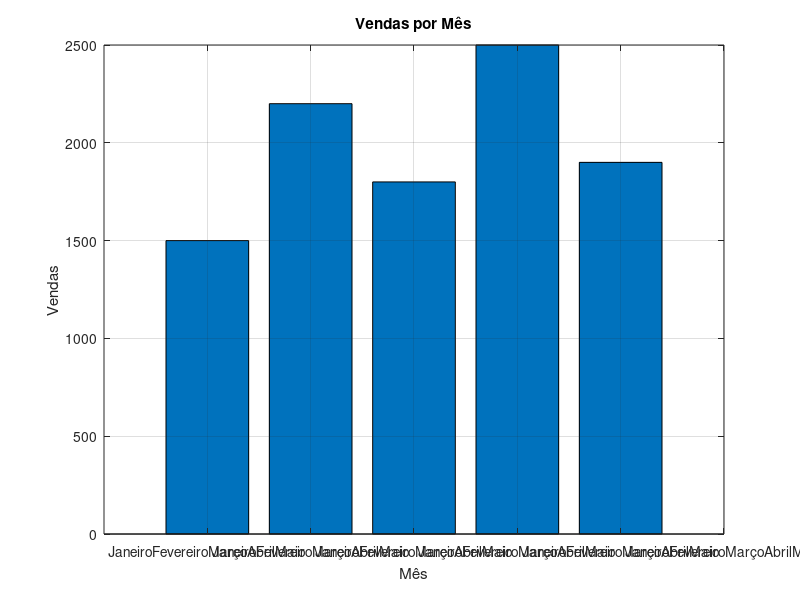

Write MATLAB code to recreate this figure.
% Dados fictícios
meses = ["Janeiro", "Fevereiro", "Março", "Abril", "Maio"];
vendas = [1500, 2200, 1800, 2500, 1900];

% Criar gráfico de barras
bar(vendas)

% Configurar rótulos do eixo x
set(gca, 'XTick', 1:length(meses), 'XTickLabel', meses)

% Definir título e rótulos dos eixos
title("Vendas por Mês")
xlabel("Mês")
ylabel("Vendas")

% Mostrar grade no gráfico
grid on
